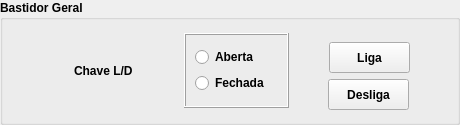
                 <widget class="QGroupBox" name="groupBox_18">
                  <property name="minimumSize">
                   <size>
                    <width>460</width>
                    <height>125</height>
                   </size>
                  </property>
                  <property name="maximumSize">
                   <size>
                    <width>460</width>
                    <height>125</height>
                   </size>
                  </property>
                  <property name="font">
                   <font>
                    <weight>75</weight>
                    <bold>true</bold>
                   </font>
                  </property>
                  <property name="title">
                   <string>Bastidor Geral</string>
                  </property>
                  <layout class="QVBoxLayout" name="verticalLayout_41">
                   <item>
                    <layout class="QHBoxLayout" name="horizontalLayout_27">
                     <item>
                      <widget class="QWidget" name="widget_4" native="true">
                       <property name="minimumSize">
                        <size>
                         <width>116</width>
                         <height>60</height>
                        </size>
                       </property>
                       <property name="maximumSize">
                        <size>
                         <width>116</width>
                         <height>60</height>
                        </size>
                       </property>
                       <layout class="QVBoxLayout" name="verticalLayout_7">
                        <item>
                         <layout class="QHBoxLayout" name="horizontalLayout_26">
                          <item>
                           <widget class="PyDMLed" name="led_remote_rack_a_2">
                            <property name="maximumSize">
                             <size>
                              <width>21</width>
                              <height>41</height>
                             </size>
                            </property>
                            <property name="toolTip">
                             <string/>
                            </property>
                            <property name="whatsThis">
                             <string/>
                            </property>
                            <property name="onColour">
                             <enum>QLed::Green</enum>
                            </property>
                            <property name="offColour">
                             <enum>QLed::Red</enum>
                            </property>
                           </widget>
                          </item>
                          <item>
                           <widget class="QLabel" name="label">
                            <property name="font">
                             <font>
                              <weight>75</weight>
                              <bold>true</bold>
                             </font>
                            </property>
                            <property name="text">
                             <string>Chave L/D</string>
                            </property>
                           </widget>
                          </item>
                         </layout>
                        </item>
                       </layout>
                      </widget>
                     </item>
                     <item>
                      <widget class="QFrame" name="frame_8">
                       <property name="minimumSize">
                        <size>
                         <width>105</width>
                         <height>75</height>
                        </size>
                       </property>
                       <property name="maximumSize">
                        <size>
                         <width>105</width>
                         <height>75</height>
                        </size>
                       </property>
                       <property name="frameShape">
                        <enum>QFrame::Box</enum>
                       </property>
                       <property name="frameShadow">
                        <enum>QFrame::Raised</enum>
                       </property>
                       <layout class="QVBoxLayout" name="verticalLayout_15">
                        <item>
                         <layout class="QVBoxLayout" name="verticalLayout_14">
                          <item>
                           <widget class="QRadioButton" name="radioButton">
                            <property name="font">
                             <font>
                              <weight>75</weight>
                              <bold>true</bold>
                             </font>
                            </property>
                            <property name="text">
                             <string>Aberta</string>
                            </property>
                           </widget>
                          </item>
                          <item>
                           <widget class="QRadioButton" name="radioButton_2">
                            <property name="font">
                             <font>
                              <weight>75</weight>
                              <bold>true</bold>
                             </font>
                            </property>
                            <property name="text">
                             <string>Fechada</string>
                            </property>
                           </widget>
                          </item>
                         </layout>
                        </item>
                       </layout>
                      </widget>
                     </item>
                     <item>
                      <widget class="QWidget" name="widget_3" native="true">
                       <property name="minimumSize">
                        <size>
                         <width>100</width>
                         <height>88</height>
                        </size>
                       </property>
                       <property name="maximumSize">
                        <size>
                         <width>100</width>
                         <height>88</height>
                        </size>
                       </property>
                       <layout class="QVBoxLayout" name="verticalLayout_23">
                        <item>
                         <layout class="QVBoxLayout" name="verticalLayout_16">
                          <item alignment="Qt::AlignRight|Qt::AlignBottom">
                           <widget class="PyDMPushButton" name="pb_on_rack_a_5">
                            <property name="enabled">
                             <bool>true</bool>
                            </property>
                            <property name="minimumSize">
                             <size>
                              <width>81</width>
                              <height>31</height>
                             </size>
                            </property>
                            <property name="maximumSize">
                             <size>
                              <width>81</width>
                              <height>31</height>
                             </size>
                            </property>
                            <property name="font">
                             <font>
                              <weight>75</weight>
                              <bold>true</bold>
                             </font>
                            </property>
                            <property name="toolTip">
                             <string/>
                            </property>
                            <property name="whatsThis">
                             <string>
    Basic PushButton to send a fixed value.

    The PyDMPushButton is meant to hold a specific value, and send that value
    to a channel when it is clicked, much like the MessageButton does in EDM.
    The PyDMPushButton works in two different modes of operation, first, a
    fixed value can be given to the :attr:`.pressValue` attribute, whenever the
    button is clicked a signal containing this value will be sent to the
    connected channel. This is the default behavior of the button. However, if
    the :attr:`.relativeChange` is set to True, the fixed value will be added
    to the current value of the channel. This means that the button will
    increment a channel by a fixed amount with every click, a consistent
    relative move
    
    Parameters
    ----------
    pressValue : int, float, str
        Value to be sent when the button is clicked
    
    channel : str
        ID of channel to manipulate

    parent : QObject, optional
        Parent of PyDMPushButton

    label : str, optional
        String to place on button

    icon : QIcon, optional
        An Icon to display on the PyDMPushButton


    relative : bool, optional
        Choice to have the button peform a relative put, instead of always
        setting to an absolute value
    </string>
                            </property>
                            <property name="text">
                             <string>Liga</string>
                            </property>
                            <property name="checkable">
                             <bool>true</bool>
                            </property>
                           </widget>
                          </item>
                          <item>
                           <widget class="PyDMPushButton" name="pb_off_rack_a_5">
                            <property name="enabled">
                             <bool>true</bool>
                            </property>
                            <property name="minimumSize">
                             <size>
                              <width>81</width>
                              <height>31</height>
                             </size>
                            </property>
                            <property name="maximumSize">
                             <size>
                              <width>81</width>
                              <height>31</height>
                             </size>
                            </property>
                            <property name="font">
                             <font>
                              <weight>75</weight>
                              <bold>true</bold>
                             </font>
                            </property>
                            <property name="toolTip">
                             <string/>
                            </property>
                            <property name="whatsThis">
                             <string>
    Basic PushButton to send a fixed value.

    The PyDMPushButton is meant to hold a specific value, and send that value
    to a channel when it is clicked, much like the MessageButton does in EDM.
    The PyDMPushButton works in two different modes of operation, first, a
    fixed value can be given to the :attr:`.pressValue` attribute, whenever the
    button is clicked a signal containing this value will be sent to the
    connected channel. This is the default behavior of the button. However, if
    the :attr:`.relativeChange` is set to True, the fixed value will be added
    to the current value of the channel. This means that the button will
    increment a channel by a fixed amount with every click, a consistent
    relative move
    
    Parameters
    ----------
    pressValue : int, float, str
        Value to be sent when the button is clicked
    
    channel : str
        ID of channel to manipulate

    parent : QObject, optional
        Parent of PyDMPushButton

    label : str, optional
        String to place on button

    icon : QIcon, optional
        An Icon to display on the PyDMPushButton


    relative : bool, optional
        Choice to have the button peform a relative put, instead of always
        setting to an absolute value
    </string>
                            </property>
                            <property name="text">
                             <string>Desliga</string>
                            </property>
                            <property name="checkable">
                             <bool>true</bool>
                            </property>
                           </widget>
                          </item>
                         </layout>
                        </item>
                       </layout>
                      </widget>
                     </item>
                    </layout>
                   </item>
                  </layout>
                 </widget>
